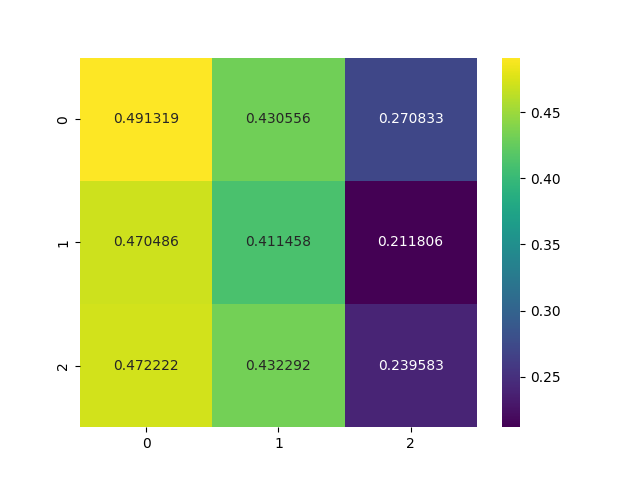

Here is the Python script that generated this plot:
import os
import json
import pandas as pd
import pickle
import statistics
import numpy as np
import seaborn as sns
import matplotlib.pyplot as plt
from sklearn.metrics import top_k_accuracy_score
from classifiers.template_generator import Genders, all_ids
from performance_evaluation.heatmap import HeatMap, VerifierType
from tabulate import tabulate


def six_fold_validation(platform, ids, verifier_type: VerifierType):
    heatmap = HeatMap(verifier_type)
    cv = []

    # Define the configurations for the heatmap.combined_keystroke_matrix function
    configurations = [
        (platform, platform, [1, 5], 6),
        (platform, platform, [2, 6], 1),
        (platform, platform, [1, 3, 4, 5, 6], 2),
        (platform, platform, [1, 2, 4, 5, 6], 3),
        (platform, platform, [1, 2, 3, 5, 6], 4),
        (platform, platform, [1, 2, 3, 4, 6], 5),
    ]

    for config in configurations:
        platform, session, key_order, user = config
        matrix = heatmap.combined_keystroke_matrix(
            platform, session, key_order, user, 1
        )
        for i in range(1, 5):
            cv.append(top_k_accuracy_score(np.array(ids), np.array(matrix), k=i))

    return statistics.mean(cv)


def heatmap_table(matrix):
    # Have to remove the platform name, since the index will handle that
    result = [row[1:] for row in matrix]
    df = pd.DataFrame(
        result,
        columns=["ITAD", "Similarity", "Absolute"],
        index=["Facebook", "Instagram", "Twitter"],
    )
    df.style.background_gradient(cmap="Blues")
    sns.heatmap(result, annot=True, fmt="g", cmap="viridis")
    plt.savefig("cross_validation.png")


def make_validation_matrix(id_set):
    rows = []
    rows.append(
        [
            "Facebook",
            six_fold_validation(1, id_set, VerifierType.ITAD),
            six_fold_validation(1, id_set, VerifierType.SIMILARITY),
            six_fold_validation(1, id_set, VerifierType.ABSOLUTE),
        ]
    )
    rows.append(
        [
            "Instagram",
            six_fold_validation(2, id_set, VerifierType.ITAD),
            six_fold_validation(2, id_set, VerifierType.SIMILARITY),
            six_fold_validation(2, id_set, VerifierType.ABSOLUTE),
        ]
    )
    rows.append(
        [
            "Twitter",
            six_fold_validation(3, id_set, VerifierType.ITAD),
            six_fold_validation(3, id_set, VerifierType.SIMILARITY),
            six_fold_validation(3, id_set, VerifierType.ABSOLUTE),
        ]
    )
    return rows


def main():
    id_set = all_ids()
    with open(os.path.join(os.getcwd(), "classifier_config.json"), "r") as f:
        config = json.load(f)
    gender = str(config["gender"])
    if gender == Genders.ALL():
        if os.path.exists("all_cross_validation.obj"):
            with open("all_cross_validation.obj", "rb") as f:
                rows = pickle.load(f)
        else:
            rows = make_validation_matrix(id_set)
            with open("all_cross_validation.obj", "wb") as f:
                pickle.dump(rows, f)
    elif gender == Genders.MALE():
        if os.path.exists("male_cross_validation.obj"):
            with open("male_cross_validation.obj", "rb") as f:
                rows = pickle.load(f)
        else:
            rows = make_validation_matrix(id_set)
            with open("male_cross_validation.obj", "wb") as f:
                pickle.dump(rows, f)
    elif gender == Genders.FEMALE():
        if os.path.exists("female_cross_validation.obj"):
            with open("female_cross_validation.obj", "rb") as f:
                rows = pickle.load(f)
        else:
            rows = make_validation_matrix(id_set)
            with open("female_cross_validation.obj", "wb") as f:
                pickle.dump(rows, f)
    elif gender == Genders.OTHER():
        if os.path.exists("other_cross_validation.obj"):
            with open("other_cross_validation.obj", "rb") as f:
                rows = pickle.load(f)
        else:
            rows = make_validation_matrix(id_set)
            with open("other_cross_validation.obj", "wb") as f:
                pickle.dump(rows, f)

    table = tabulate(
        rows, headers=["Platform", "ITAD", "Similarity", "Absolute"], tablefmt="plain"
    )
    heatmap_table(rows)
    print(table)


if __name__ == "__main__":
    main()
